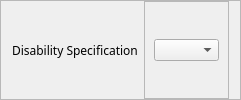
           <widget class="QFrame" name="frame_35">
            <property name="frameShape">
             <enum>QFrame::StyledPanel</enum>
            </property>
            <property name="frameShadow">
             <enum>QFrame::Raised</enum>
            </property>
            <layout class="QHBoxLayout" name="horizontalLayout_36">
             <property name="topMargin">
              <number>0</number>
             </property>
             <property name="bottomMargin">
              <number>0</number>
             </property>
             <item>
              <widget class="QLabel" name="label_18">
               <property name="font">
                <font>
                 <family>Moon</family>
                </font>
               </property>
               <property name="text">
                <string>Disability Specification</string>
               </property>
              </widget>
             </item>
             <item>
              <widget class="QFrame" name="frame_36">
               <property name="frameShape">
                <enum>QFrame::StyledPanel</enum>
               </property>
               <property name="frameShadow">
                <enum>QFrame::Raised</enum>
               </property>
               <layout class="QHBoxLayout" name="horizontalLayout_37">
                <item>
                 <widget class="QComboBox" name="disSpecLine">
                  <property name="font">
                   <font>
                    <family>Raleway</family>
                    <pointsize>7</pointsize>
                   </font>
                  </property>
                 </widget>
                </item>
               </layout>
              </widget>
             </item>
            </layout>
           </widget>
